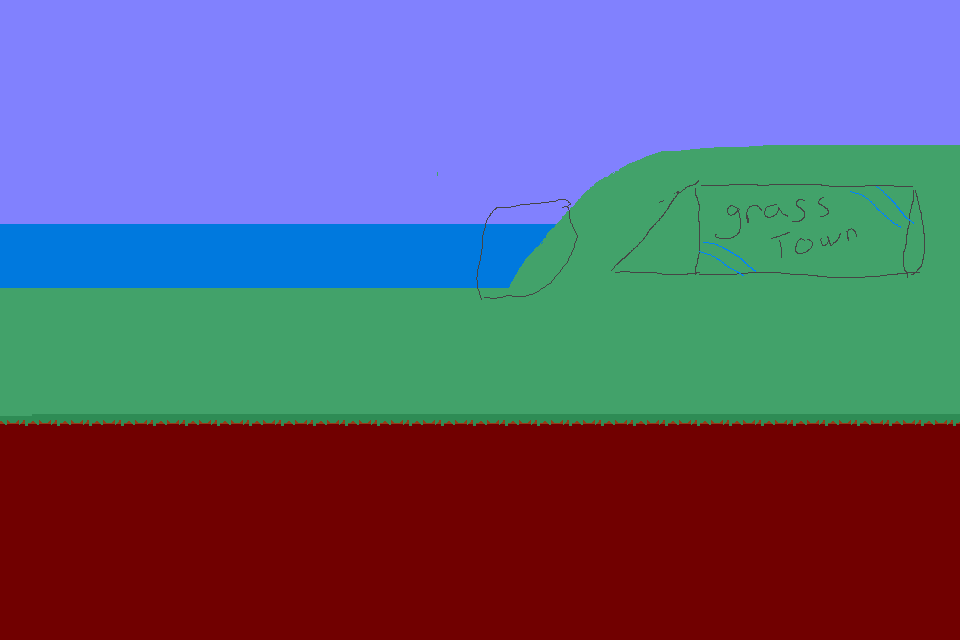

This game map was drawn from its Tiled (.tmx) file and the tilesets committed beside it. A one-line description and the trimmed map source follow:
An orthogonal 30x20 tile map with 32x32 px tiles, 3 tile layers (Tile Layer 1, Tile Layer 2, Tile Layer 3), 6 tilesets and 10 objects (level Info, sign).

<map version="1.10" tiledversion="1.11.0" orientation="orthogonal" renderorder="right-down" width="30" height="20" tilewidth="32" tileheight="32" infinite="0" nextlayerid="5" nextobjectid="14">
 <tileset firstgid="1" name="grassstage" tilewidth="32" tileheight="32" tilecount="2025" columns="45">
  <image source="grassstage.png" width="1440" height="1440" />
 </tileset>
 <tileset firstgid="2026" name="grassstage3" tilewidth="32" tileheight="32" tilecount="1700" columns="50">
  <image source="grassstage3.png" width="1600" height="1088" />
 </tileset>
 <tileset firstgid="3726" name="grassstage4" tilewidth="32" tileheight="32" tilecount="700" columns="35">
  <image source="grassstage4.png" width="1120" height="640" />
 </tileset>
 <tileset firstgid="4426" source="grassstage4redux.tsx" />
 <tileset firstgid="5126" name="grassstage3a" tilewidth="32" tileheight="32" tilecount="600" columns="30">
  <image source="grassstage3a.png" width="960" height="640" />
 </tileset>
 <tileset firstgid="5726" source="grassStage_newTiles.tsx" />
 <layer id="1" name="Tile Layer 1" width="30" height="20">
  <data>[600 cells, 0 non-empty, 0 distinct tile ids]</data>
 </layer>
 <layer id="2" name="Tile Layer 2" width="30" height="20">
  <data>[600 cells, 0 non-empty, 0 distinct tile ids]</data>
 </layer>
 <layer id="3" name="Tile Layer 3" width="30" height="20">
  <data>[600 cells, 600 non-empty, 600 distinct tile ids]</data>
 </layer>
 <objectgroup id="4" name="Object Layer 1" visible="0">
  <object id="3" x="896" y="352" width="32" height="40">
   <properties>
    <property name="orient" value="left" />
    <property name="playerstart" value="" />
    <property name="startarea" value="2" />
   </properties>
  </object>
  <object id="4" x="224" y="544" width="64" height="24">
   <properties>
    <property name="block" value="" />
   </properties>
  </object>
  <object id="5" name="level Info" x="240" y="192" width="24" height="24">
   <properties>
    <property name="areaname" value="The first grassy road" />
    <property name="levelinfo" value="1" />
   </properties>
  </object>
  <object id="7" x="-64" y="256" width="64" height="160">
   <properties>
    <property name="NewArea" value="" />
    <property name="area" value="grassstage2a.tmx" />
    <property name="returnarea" value="2" />
   </properties>
  </object>
  <object id="8" x="32" y="352" width="32" height="32">
   <properties>
    <property name="orient" value="right" />
    <property name="startarea" value="1" />
   </properties>
  </object>
  <object id="9" x="0" y="416" width="960" height="32">
   <properties>
    <property name="block" value="" />
   </properties>
  </object>
  <object id="10" x="0" y="256" width="960" height="8">
   <properties>
    <property name="block" value="" />
   </properties>
  </object>
  <object id="11" x="960" y="256" width="64" height="160">
   <properties>
    <property name="NewArea" value="" />
    <property name="area" value="grasstown.tmx" />
    <property name="returnarea" value="1" />
   </properties>
  </object>
  <object id="12" name="sign" x="608" y="192" width="160" height="96">
   <properties>
    <property name="description" value="The sign for the town.\There's some carvings on the back\from bored children." />
   </properties>
  </object>
  <object id="13" x="480" y="352" width="32" height="32">
   <properties>
    <property name="orient" value="down" />
    <property name="startarea" value="0" />
   </properties>
  </object>
 </objectgroup>
</map>
